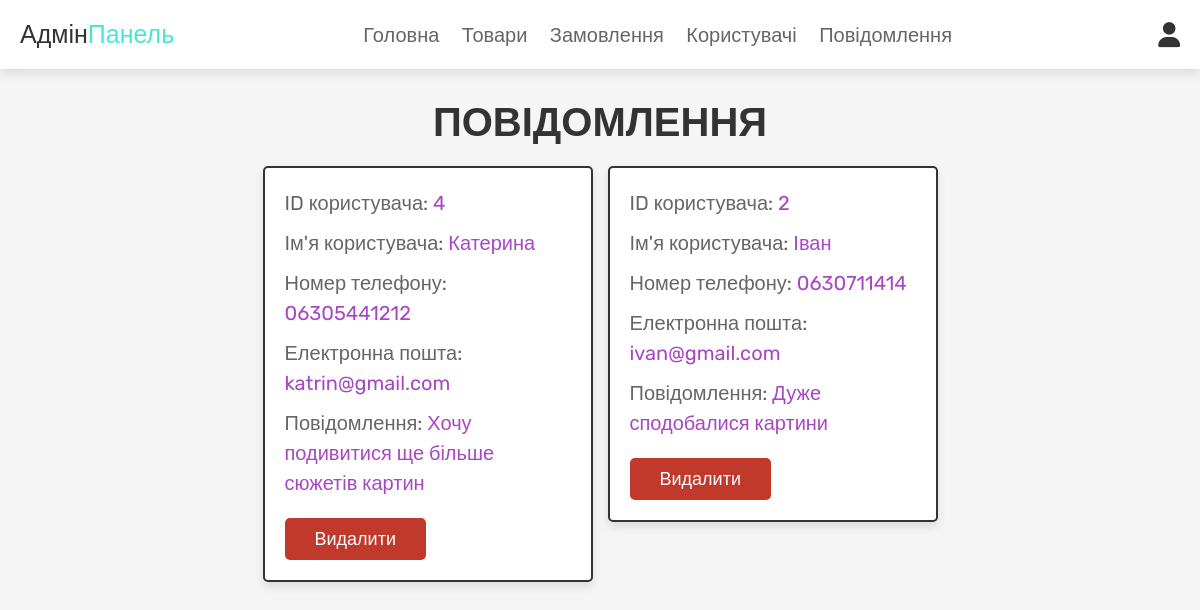
Screenshot of /admin_contacts.php (signed in) with the database file from the repository.
### tables this page shows
CREATE TABLE `messages` (
  `id` int(11) NOT NULL,
  `user_id` int(11) NOT NULL,
  `name` varchar(100) NOT NULL,
  `email` varchar(100) NOT NULL,
  `number` varchar(12) NOT NULL,
  `message` text NOT NULL
);

### admin_contacts.php (the view, shortened to what this page needs)
<?php
@include 'config.php';
?>
<!DOCTYPE html>
<html lang="en">
<head>
   <link rel="stylesheet" href="https://cdnjs.cloudflare.com/ajax/libs/font-awesome/6.0.0/css/all.min.css">
   <link rel="stylesheet" href="css/admin_style.css">
</head>
<body>
<?php @include 'admin_header.php'; ?>
<section class="messages">
   <h1 class="title">Повідомлення</h1>
   <div class="box-container">
      <?php
       $select_message = mysqli_query($conn, "SELECT * FROM `messages`") or die('запит не вдался');
       if(mysqli_num_rows($select_message) > 0){
          while($fetch_message = mysqli_fetch_assoc($select_message)){
      ?>
      <div class="box">
         <p>ID користувача: <span><?php echo $fetch_message['user_id']; ?></span> </p>
         <p>Ім'я користувача: <span><?php echo $fetch_message['name']; ?></span> </p>
         <p>Номер телефону: <span><?php echo $fetch_message['number']; ?></span> </p>
         <p>Електронна пошта: <span><?php echo $fetch_message['email']; ?></span> </p>
         <p>Повідомлення: <span><?php echo $fetch_message['message']; ?></span> </p>
         <a href="admin_contacts.php?delete=<?php echo $fetch_message['id']; ?>" onclick="return confirm('Видалити повідомлення?');" class="delete-btn">Видалити</a>
      </div>
      <?php
         }
      }else{
         echo '<p class="empty">Немає листів</p>';
      }
      ?>
   </div>
</section>
</body>
</html>

### css/admin_style.css (style rules this page uses)
* { font-family: 'Rubik', sans-serif; margin: 0; padding: 0; box-sizing: border-box; outline: none; border: none; text-decoration: none; transition: all .2s linear; }
html { font-size: 62.5%; overflow-x: hidden; scroll-behavior: smooth; scroll-padding-top: 6.5rem; }
body { background: #f5f5f5; }
section { padding: 3rem 2rem; }
.title { text-align: center; margin-bottom: 2rem; color: #333; text-transform: uppercase; font-size: 4rem; }
.btn, .delete-btn, .option-btn { display: inline-block; border-radius: .5rem; margin-top: 1rem; font-size: 1.8rem; color: #fff; cursor: pointer; padding: 1rem 3rem; text-transform: capitalize; }
.delete-btn { background-color: #c0392b; }
.messages .box-container { display: grid; grid-template-columns: repeat(auto-fit, 33rem); gap: 1.5rem; align-items: flex-start; max-width: 1200px; margin: 0 auto; justify-content: center; }
.messages .box-container .box { padding: 2rem; border: .2rem solid #333; background-color: #fff; box-shadow: 0 .5rem 1rem rgba(0, 0, 0, .1); border-radius: .5rem; }
.messages .box-container .box p { font-size: 2rem; color: #666; margin-bottom: 1rem; line-height: 1.5; }
.messages .box-container .box p span { color: #a846c3; ; }

### rows the page displays
messages: user "4", name "Катерина", number "06305441212", email "katrin@gmail.com", message "Хочу подивитися ще більше сюжетів картин"
messages: user "2", name "Іван", number "0630711414", email "ivan@gmail.com", message "Дуже сподобалися картини"
